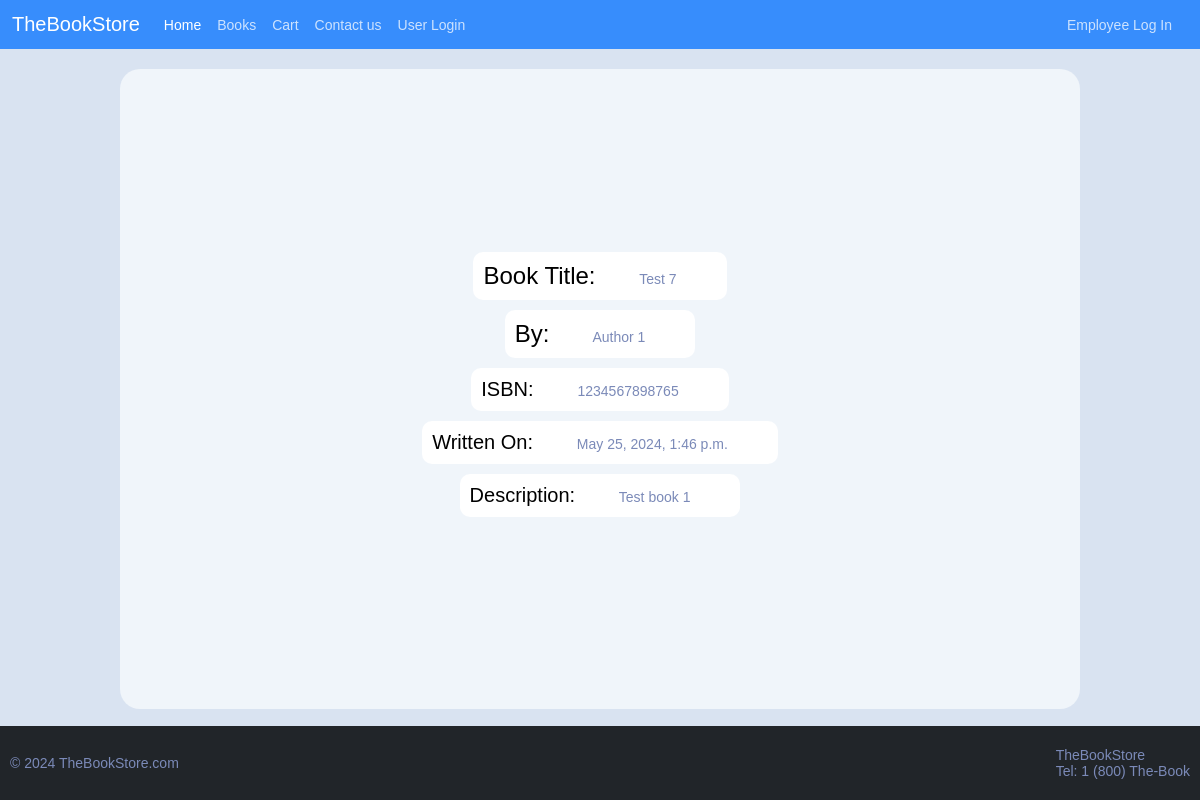
The app's page /books/1234567898765 with its own data.
### inventory/models.py (models this page shows, shortened)
class InventoryItem(models.Model):
	name = models.CharField(max_length=200)
	quantity = models.IntegerField()
	author = models.ForeignKey('Author', on_delete=models.SET_NULL, blank=True, null=True)
	ISBN = models.CharField(max_length=13, unique=True, validators=[MinLengthValidator(13)])
	date_created = models.DateTimeField(auto_now_add=True)
	user = models.ForeignKey(User, on_delete=models.CASCADE) #if user deleted, all their invtoryitems are deleted
	threshold = models.IntegerField(default=1)
	reordered = models.BooleanField(default=False)
	description = models.TextField(blank=True, null=True)

class Author(models.Model):
	name = models.CharField(max_length=200)
	class Meta:
		verbose_name_plural = 'authors'
	def __str__(self):
		return self.name

### inventory/views.py (the view)
# urls.py: path('books/<str:isbn>', views.book_detail, name='book_detail'),
def book_detail(request, isbn):
	book = InventoryItem.objects.get(ISBN=isbn)
	return render(request, 'inventory/book_detail.html', {'book': book})

### inventory/templates/inventory/book_detail.html
{% extends 'inventory/base.html' %}
{% block content%}
<div class="detail-body">
    <div class="detail-content bg-light" style="display: flex; flex-direction: column; justify-content: center; align-items: center;">
        <div class="detail_div" style="width: fit-content; padding: 10px 50px 10px 10px;">
            <label for="bookname" class="font-size-h5 font-color-black label-margin-right">Book Title: </label>
            <span name="bookname">
                {{book.name}}
            </span>
        </div>
        <div class="detail_div" style="width: fit-content; padding: 10px 50px 10px 10px;">
            <label for="bookauthor" class="font-size-h5 font-color-black label-margin-right">By:</label>
            <span name="bookauthro">
                {{book.author}}
            </span>
        </div>
        <div class="detail_div" style="width: fit-content; padding: 10px 50px 10px 10px;">
            <label for="bookisbn" class="font-size-h6 font-color-black label-margin-right">ISBN:</label>
            <span name="bookisbn">
                {{book.ISBN}}
            </span>
        </div>
        <div class="detail_div" style="width: fit-content; padding: 10px 50px 10px 10px;">
            <label for="bookcreated" class="font-size-h6 font-color-black label-margin-right">Written On:</label>
            <span name="bookcreated">
                {{book.date_created}}
            </span>
        </div>
        <div class="detail_div" style="width: fit-content; padding: 10px 50px 10px 10px;">
            <label for="bookcreated" class="font-size-h6 font-color-black label-margin-right">Description:</label>
            <span name="bookcreated">
                {{book.description}}
            </span>
        </div>
    </div>
</div>
{% endblock %}

### inventory/static/css/style.css (style rules this page uses)
body { font: 14px "Lucida Grande", Helvetica, Arial, sans-serif; width: 100vw; height: 100vh; }
.detail-body { padding-top: 20px; display: flex; flex-direction: column; align-items: center; }
.detail-content { width: 80vw; height: 80vh; border-radius: 20px; padding: 50px; }
.detail_div { background-color: white; margin-bottom: 10px; border-radius: 10px; }
.font-size-h5 { font-size: 1.5rem; }
.font-color-black { color: black; }
.label-margin-right { margin-right: 40px; }
.font-size-h6 { font-size: 1.25rem; }

### records on screen
InventoryItem: name "Test 7", author "Author 1", ISBN "1234567898765", date_created "May 25, 2024, 1:46 p.m.", description "Test book 1"
